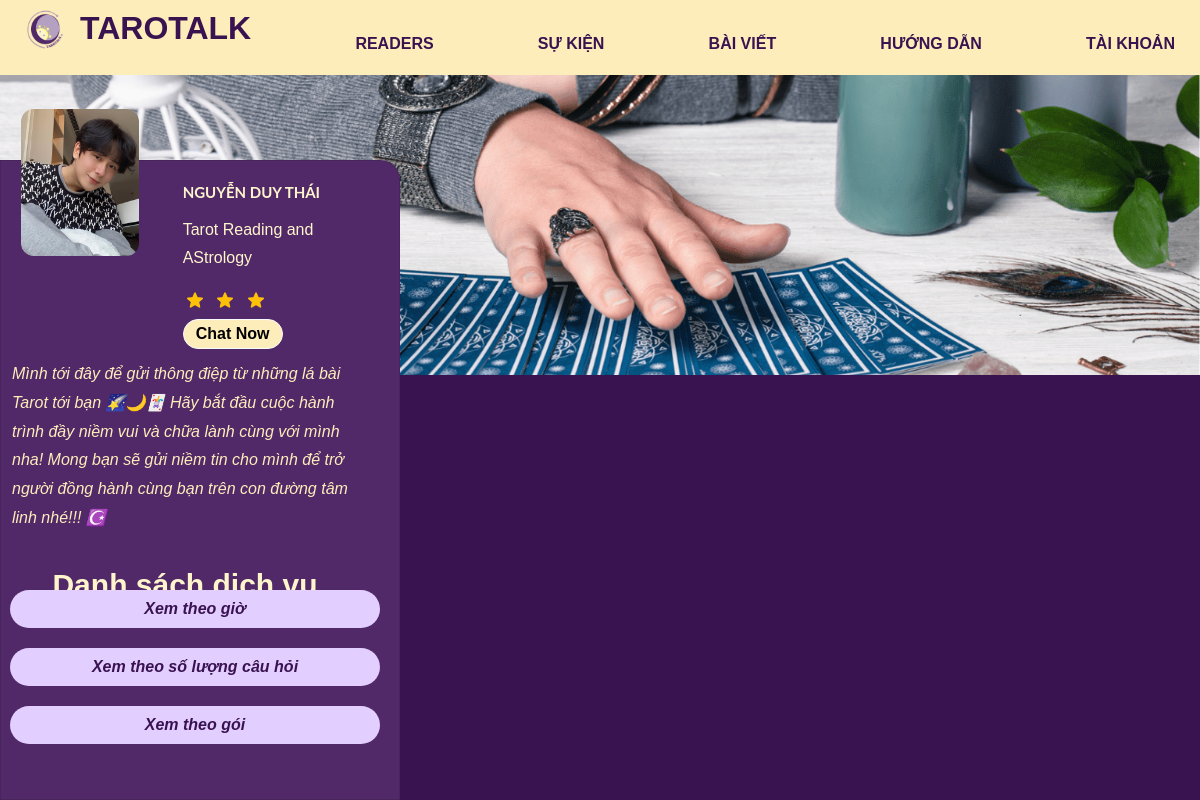
Screenshot of /profile/user/13/ with the database file from the repository.
### Tarot/models.py (models this page shows, shortened)
class User(AbstractUser):
    avatar = models.ImageField(upload_to='avatars/', null=True, blank=True , default='avatars/default_avatar.png')
    cover_page = models.ImageField(upload_to='cover_pages/', null=True, blank=True , default='cover_pages/banner.png')
    tarot_role = models.CharField(max_length=50, default= "Tarot Reading and AStrology")
    introduction = models.TextField(null=True)
    status = models.CharField(max_length=255, null=True)
    star_vote = models.IntegerField(null=True,default= 0)
    birth_date = models.DateField(null=True)
    email = models.EmailField(null=True)
    phone_number = models.CharField(max_length=10,null=True)
    istarot = models.BooleanField(default=False)

### Tarot/views.py (the view)
# urls.py: path("profile/user/<int:user_id>/", views.profileuser.as_view(), name="profile"),
class profileuser(View):
    def get(self, request, user_id):
        user = User.objects.get(id=user_id)
        return render(request, 'profile.html', {'User': user })

### Tarot/templatetags/custom_tags.py (called while the page is built)
@register.filter
def get_star_range(value):
    try:
        num_votes = int(value)
        return range(num_votes)
    except ValueError:
        return []

### Tarot/templates/profile.html (shortened to what this page needs)
{% extends "base.html" %} {% load static %}
{% load custom_tags %}
{% block extra_css %}
<link rel="stylesheet" href="{% static 'libs/bootstrap-5.3.0-dist/css/bootstrap.min.css' %}" />
<link rel="stylesheet" href="{% static 'libs/calendar-01/css/style.css' %}" />
<link rel="stylesheet" type="text/css" href="{% static 'css/dup.css' %}" />
<link rel="stylesheet" href="{% static 'css/index.css' %}" />
{% endblock %}
{% block content %}
<section class="banner"  >
  <img src="{{ User.cover_page.url }}" alt="Banner Image" />
</section>
<div class="container-fluid">
  <div class="row justify-content-center">
    <div class="col-md-4 position-fixed bottom-0 start-0 profile">
      <div class="card h-100 card-profile">
        <div class="card-body row" >
          <div class="col-md-5 avatar position-relative">
            <img
              src="{{ User.avatar.url }}"
              alt="avatar"
              class="avatar-image"
            />
          </div>
          <div class="col-md-6">
            <h5 class="card-title" style="font-weight: bold;">{{User.last_name}}</h5>
            <p class="card-text">{{User.tarot_role}}</p>
            <div class="rating">
              <div class="vote">
                {% if User.star_vote is not None %}
                  {% for _ in User.star_vote|get_star_range %}
                    <img src="{% static 'img/star.png' %}" alt="Star Icon" class="star-icon">
                  {% endfor %}
                {% endif %}
              </div>
            </div>
            <div class="d-flex align-items-center">
              <button class="btn btn-chat btn-outline-light"><a href="{%url 'core:chat' %}" style="text-decoration: none; color:black;"> Chat Now</a></button>
              <button class="btn btn-like">
              </button>
            </div>
          </div>
        </div>
      </div>
      <div class="row col-md-4 position-fixed bottom-0 start-0 profile-content">
        <p class="profile-description">
          {{User.introduction}}
        </p>
        <p class="list-service">Danh sách dịch vụ</p>
        <div class="service-buttons row col-md-4 position-fixed bottom-0 start-0">
          <a href="{% url 'Tarot:hour' User.id %}" class="btn btn-service" style="text-decoration: none; color: #391250;">Xem theo giờ</a>
          <a href="{% url 'Tarot:questions' User.id %}" class="btn btn-service" style="text-decoration: none; color: #391250;">Xem theo số lượng câu hỏi</a>
          <a href="{% url 'Tarot:package' User.id %}" class="btn btn-service" style="text-decoration: none; color: #391250;">Xem theo gói</a>
        </div>
      </div>
    </div>
  </div>
  </div>
</div>
{% endblock %}

### Tarot/templates/base.html (shortened to what this page needs)
<!DOCTYPE html>
{% load static %}
<html lang="en,vi">
<head>
    {% block extra_css %}
    {% endblock %}
    <link rel="stylesheet" href="https://cdn.jsdelivr.net/npm/bootstrap-icons@1.10.5/font/bootstrap-icons.css">
    <link rel="stylesheet" type="text/css" href="{% static 'css/styles.css' %}">
</head>
<body>
    <header>
        <nav>
            <ul>
                <li>
                    <a href="{% url 'Tarot:HomePage' %}">
                        <img src="{% static 'img\TAROTALK_LOGO.png' %}" alt="Logo TAROTALK" class="logo-image">
                        TAROTALK
                    </a>
                </li>
                <li class="move-down"><a href="{% url 'Tarot:HomePage' %}">READERS</a></li>
                <li class="move-down"><a href="{%url 'Tarot:event' %}">SỰ KIỆN</a></li>
                <li class="move-down"><a href="{%url 'Tarot:post' %}">BÀI VIẾT</a></li>
                <li class="move-down"><a href="{%url 'Tarot:guide' %}">HƯỚNG DẪN</a></li>
                <li class="move-down"><a href="{%url 'Tarot:account' %}">TÀI KHOẢN</a></li>
            </ul>
        </nav>
    </header>
    <div class="content">
        {% block content %}{% endblock %}
</body>
</html>

### static/css/dup.css (style rules this page uses)
body { margin: 0; padding: 0; font-family: Arial, sans-serif; background-color: #391250; }
header { background-color: #fdedbb; color: #391250; padding: 20px; margin-bottom: 0px; }
nav ul { list-style-type: none; margin: 0; padding: 0; overflow: hidden; display: flex; justify-content: space-between; }
nav .logo-image { max-height: 70%; max-width: 30%; margin-right: 10px; }
nav li { margin-right: 10px; margin-right: 10px; position: relative; top: 10px; }
nav li:first-child a { font-size: xx-large; position: relative; top: -10px; }
nav li a { color: #391250; text-decoration: none; padding: 10px; font-weight: bold; }

### static/css/index.css (style rules this page uses)
.logo-image { width: 50px; height: 50px; border-radius: 50%; margin-right: 10px; }
.banner { height: 300px; }
.banner img { object-fit: cover; width: 100%; height: 100%; }
.profile { padding: 0; height: 80vh; }
.avatar { top: -12%; }
.avatar img { width: 90%; border-radius: 10px; }
.card-profile { height: 900px; border-radius: 0 20px 0 0; background-color: #512968 !important; color: #FDEDBB; }
.rating { font-size: 24px; color: yellow; }
.rating .vote .star-icon { width: 16px; height: 16px; margin: 0 4px; }
.btn-chat { display: flex; align-items: center; justify-content: center; background-color: #FDEDBB; color: #000000; font-weight: bold; border-radius: 20px; width: 100px; height: 30px; }
.card-text { margin-bottom: 3px; }
.profile-description { color: #FDEDBB; height: fit-content; }
.profile-content { padding-left: 15px; top: 45%; font-style: italic; }
.list-service { font-size: 30px; font-style: normal; color: #FFF5CC; font-weight: bold; margin-bottom: 50%; display: flex; flex-direction: column; align-items: center; justify-content: center; }
.service-buttons { margin-bottom: 3%; display: flex; flex-direction: column; align-items: center; justify-content: center; }
.btn-service { height: fit-content; background-color: #E3CFFF; color: #391250; margin-bottom: 20px; font-weight: bold; margin-left: 10px; border-radius: 20px; width: 100%; display: flex; align-items: center; justify-content: center; }
.card-title { color: #FFF5CC; font-size: 15px; font-weight: bold; text-transform: uppercase; text-align:left; }
.card-body { color: #FFF5CC; }

### static/css/styles.css (style rules this page uses)
body { margin: 0; padding: 0; font-family: Arial, sans-serif; background-color: #391250; }
header { background-color: #FDEDBB; color: #391250; padding: 10px; max-height: 75px; }
nav ul { list-style-type: none; margin: 0; padding: 0; overflow: hidden; display: flex; justify-content: space-between; }
nav .logo-image { max-height: 70%; max-width: 30%; margin-right: 10px; }
nav li { margin-right: 5px; position: relative; top: 5px; }
nav li:not(:first-child).move-down { margin-top: 15px; }
nav li:first-child a { display: flex; font-size: xx-large; position: relative; align-items: center; top: -25px; }
nav li a { color: #391250; text-decoration: none; padding: 10px; font-weight: bold; }

### rows the page displays
User: cover_page (picture), avatar (picture), last_name "NGUYỄN DUY THÁI", tarot_role "Tarot Reading and AStrology", star_vote 3 (drawn), introduction "Mình tới đây để gửi thông điệp từ những lá bài Tarot tới bạn 🌠🌙🃏 Hãy bắt đầu cuộc hành trình đầy niềm vui và chữa lành cùng với mình nha! Mong bạn sẽ gửi niềm tin cho mình để trở người đồng hành cùng bạn trên con đường tâm linh nhé!!! ☪️"
